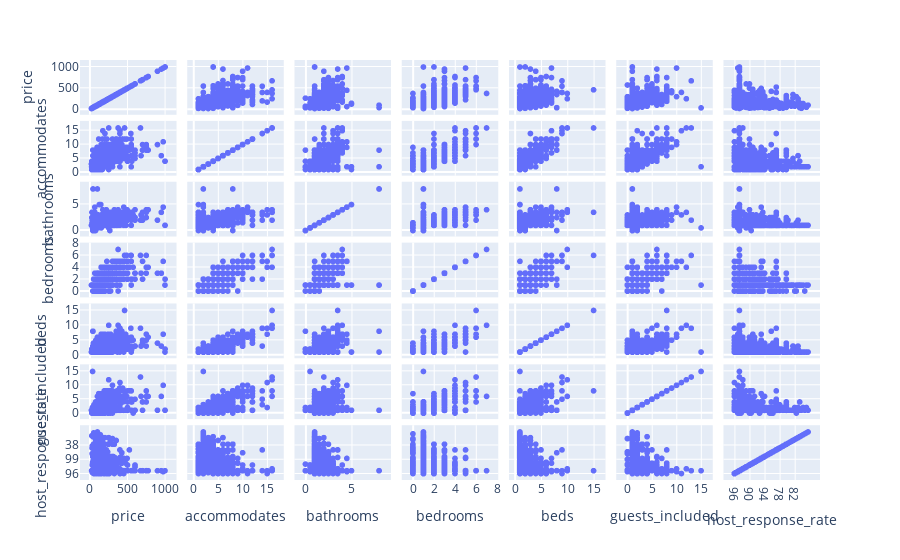

Notebook source saved alongside this figure:
### Code cell
fig = px.scatter_matrix(df_dummies[['price','accommodates','bathrooms','bedrooms','beds','guests_included','host_response_rate']])
fig.show()

### Figure 1 — Plotly figure (JSON) as saved in the notebook; plotly's stock layout.template omitted (floating-point values rounded to 4 significant figures; data arrays with more than 128 entries replaced by an {"elided": "..."} marker saying what was removed)
{"data": [{"dimensions": [{"axis": {"matches": true}, "label": "price", "values": {"elided": "3818 int values"}}, {"axis": {"matches": true}, "label": "accommodates", "values": {"elided": "3818 int values"}}, {"axis": {"matches": true}, "label": "bathrooms", "values": {"elided": "3818 float values"}}, {"axis": {"matches": true}, "label": "bedrooms", "values": {"elided": "3818 int values"}}, {"axis": {"matches": true}, "label": "beds", "values": {"elided": "3818 int values"}}, {"axis": {"matches": true}, "label": "guests_included", "values": {"elided": "3818 int values"}}, {"axis": {"matches": true}, "label": "host_response_rate", "values": {"elided": "3818 str values"}}], "hovertemplate": "%{xaxis.title.text}=%{x}<br>%{yaxis.title.text}=%{y}<extra></extra>", "legendgroup": "", "marker": {"color": "#636efa", "symbol": "circle"}, "name": "", "showlegend": false, "type": "splom"}], "layout": {"dragmode": "select", "legend": {"tracegroupgap": 0}, "margin": {"t": 60}}}
